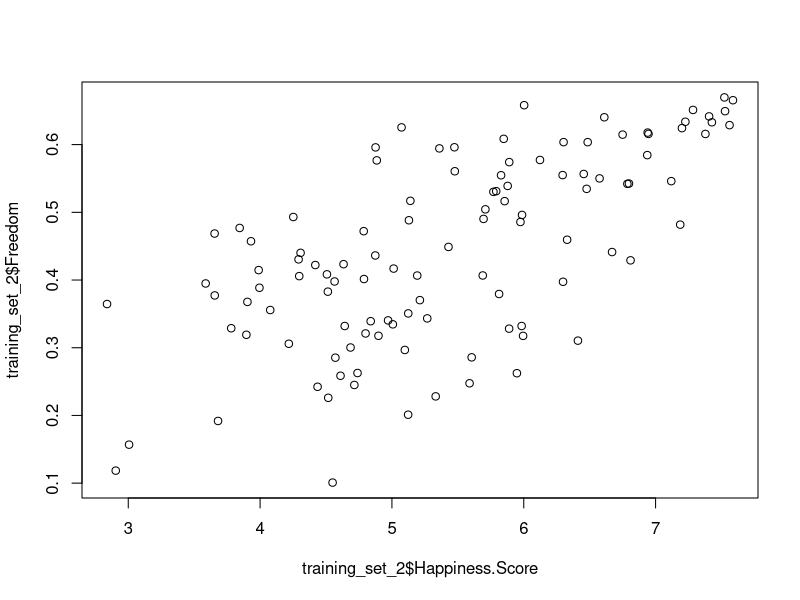
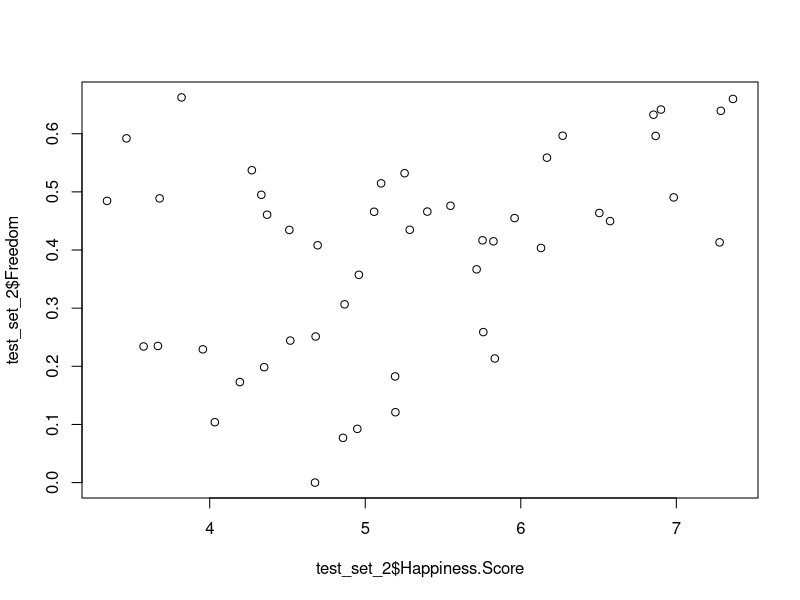
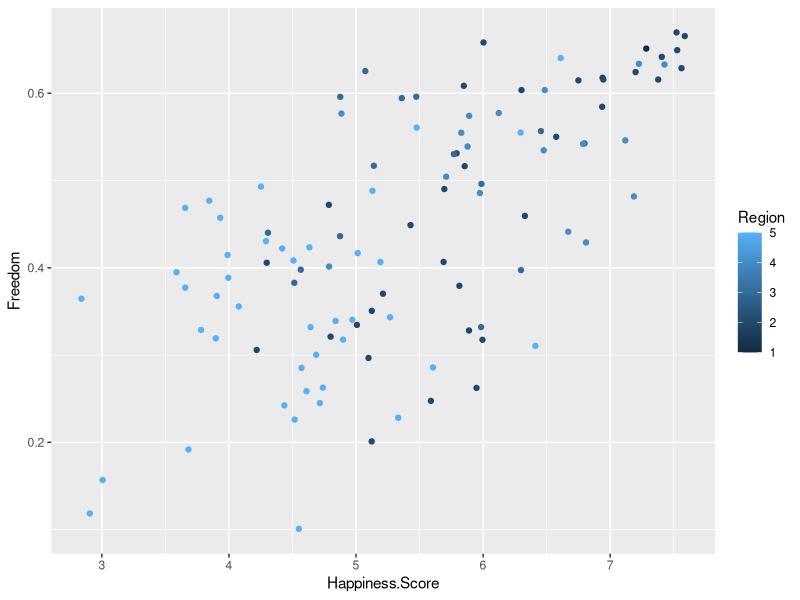
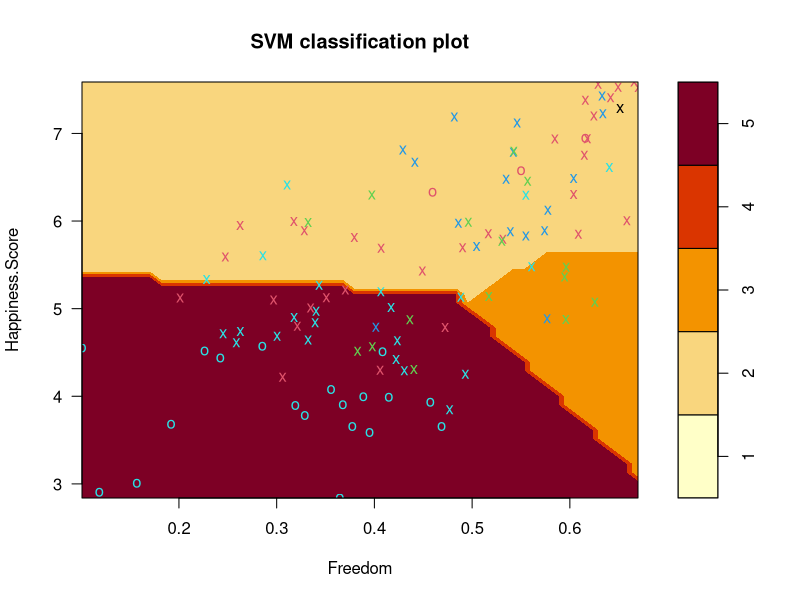
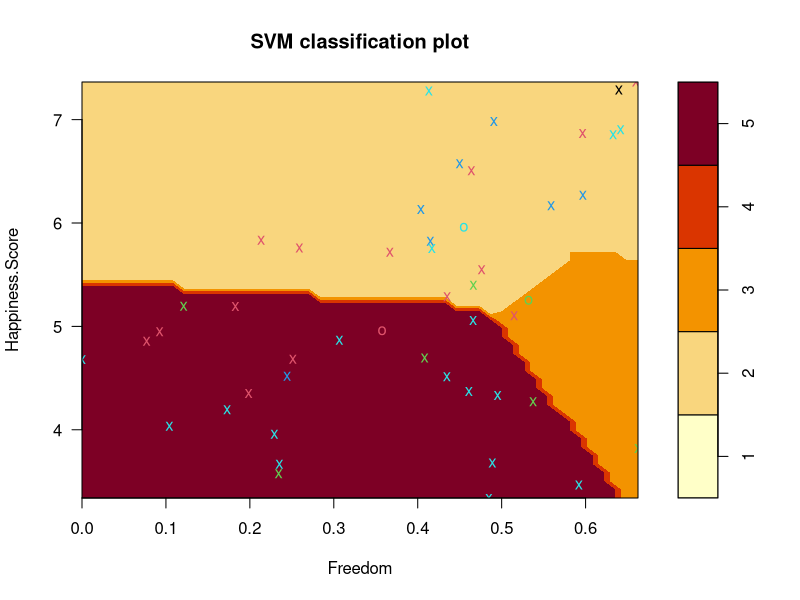
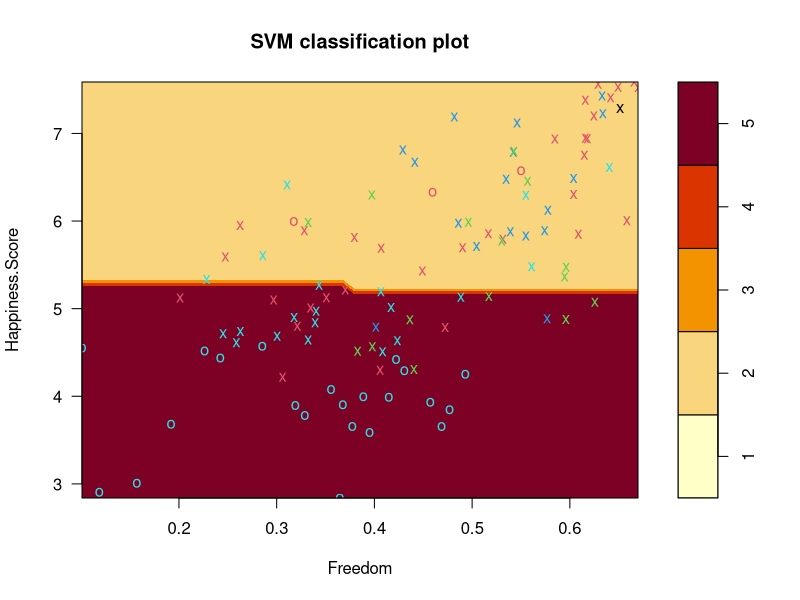
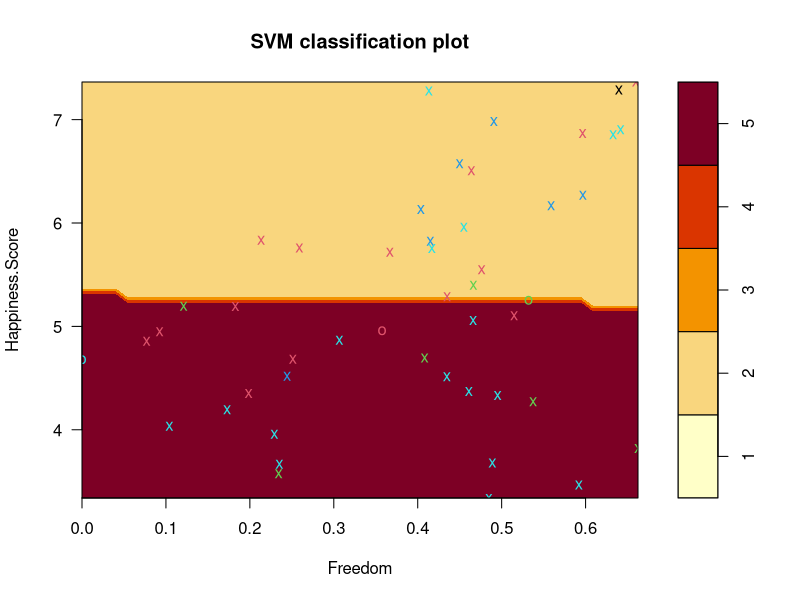
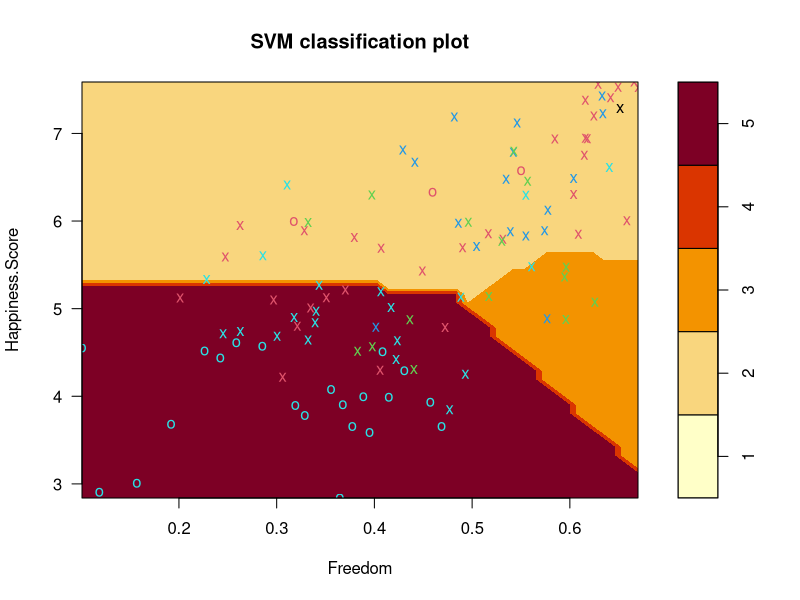

Source code (R) for these figures, in order:
#The World Happiness Report is a landmark survey of the state of global happiness. 
#The first report was published in 2012, the second in 2013, the third in 2015, and the fourth in the 2016 Update.
#The World Happiness 2017, which ranks 155 countries by their happiness levels, was released at the United Nations at an event celebrating International Day of Happiness on March 20th.


# Importing the dataset 
happiness <- read.csv("happiness.csv", header = TRUE, sep = ",") 
happiness <- happiness[3:5] # Taking columns 2-5 for implementation
happiness

str(happiness)


# Normally we encoding the target feature as factor but here it has already been factor

happiness$Region
happiness$Region[happiness$Region == "Australia and New Zealand"] <- 1
happiness$Region[happiness$Region == "Europe"] <- 2
happiness$Region[happiness$Region == "Asia"] <- 3
happiness$Region[happiness$Region == "America"] <- 4
happiness$Region[happiness$Region == "Africa"] <- 5




happiness$Region<-as.numeric(happiness$Region)
happiness$Region
str(happiness)

# Splitting the dataset into the Training set and Test set 
install.packages('caTools') 
library(caTools) 

set.seed(100) 
split = sample.split(happiness$Region, SplitRatio = 0.70) 

training_set_2 = subset(happiness, split == TRUE) 
test_set_2 = subset(happiness, split == FALSE)

split
training_set_2
test_set_2

# Fitting SVM to the Training set 
install.packages('e1071') 
library(e1071) 

#Linear Support Vector Machines Classifier

classifier_happiness <- svm(formula =Region ~ ., 
                  data = training_set_2, 
                  type = 'C-classification', 
                  kernel = 'linear') 

classifier_happiness

# Predicting the Test set results 
region_prediction = predict(classifier_happiness, newdata = test_set_2) 
region_prediction

# Making the Confusion Matrix 
confusion_matrix_2 = table(test_set_2[, 3],region_prediction) 
confusion_matrix_2

#We determine performance of the model by calculating accuracy.
accurancy_rate_2<-sum(diag(confusion_matrix_2))/sum(confusion_matrix_2)
accurancy_rate_2

#We calculate missclassification by using accurancy
1-accurancy_rate_2



#Visualization of data with SVM classification
library(ggplot2)

plot(training_set_2$Happiness.Score,training_set_2$Freedom)
plot(test_set_2$Happiness.Score,test_set_2$Freedom)


ggplot(data = training_set_2)+
  geom_point(aes(x =Happiness.Score, y =Freedom,color=Region))

classifier_happiness <- svm(formula =Region ~ ., 
                  data = training_set_2, 
                  type = 'C-classification', 
                  kernel = 'linear') 

classifier_happiness

plot(classifier_happiness,training_set_2)
plot(classifier_happiness,test_set_2)

classifier_happiness_2 <- svm(formula =Region ~ ., 
                    data = training_set_2, 
                    type = 'C-classification', 
                    kernel = 'linear',
                    scale = FALSE)

classifier_happiness_2

plot(classifier_happiness_2,training_set_2)
plot(classifier_happiness_2,test_set_2)

classifier_happiness_3 <- svm(formula =Region ~ ., 
                    data = training_set_2, 
                    type = 'C-classification', 
                    kernel = 'linear',
                    cost=10)

classifier_happiness_3

plot(classifier_happiness_3,training_set_2)
plot(classifier_happiness_3,test_set_2)

classifier_happiness_4 <- svm(formula =Region ~ ., 
                    data = training_set_2, 
                    type = 'C-classification', 
                    kernel = 'linear',
                    cost=10,
                    scale=FALSE) 

classifier_happiness_4

plot(classifier_happiness_4,training_set_2)
plot(classifier_happiness_4,test_set_2)


#Non-Linear(Radial) Support Vector Machine Classifier

classifier_happiness_5 <- svm(formula =Region ~ ., 
                    data = training_set_2, 
                    type = 'C-classification', 
                    kernel = "radial") 

classifier_happiness_5

# Predicting the Test set results 
region_prediction_2 = predict(classifier_happiness_5, newdata = test_set_2) 
region_prediction_2

# Making the Confusion Matrix 
confusion_matrix_3 = table(test_set_2[, 3],region_prediction_2) 
confusion_matrix_3

#We determine performance of the model by calculating accuracy.
accurancy_rate_3<-sum(diag(confusion_matrix_3))/sum(confusion_matrix_3)
accurancy_rate_3

#We calculate missclassification by using accurancy
1-accurancy_rate_3

plot(classifier_happiness_5,training_set_2)
plot(classifier_happiness_5,test_set_2)


#Non-Linear(Polynomial) Support Vector Machine Classifier


classifier_happiness_6 <- svm(formula =Region ~ ., 
                    data = training_set_2, 
                    type = 'C-classification', 
                    kernel = "polynomial") 

classifier_happiness_6

# Predicting the Test set results 
region_prediction_3 = predict(classifier_happiness_6, newdata = test_set_2) 
region_prediction_3

# Making the Confusion Matrix 
confusion_matrix_4 = table(test_set_2[, 3],region_prediction_3) 
confusion_matrix_4

#We determine performance of the model by calculating accuracy.
accurancy_rate_4<-sum(diag(confusion_matrix_4))/sum(confusion_matrix_4)
accurancy_rate_4

#We calculate missclassification by using accurancy
1-accurancy_rate_4


plot(classifier_happiness_6,training_set_2)
plot(classifier_happiness_6,test_set_2)


#Non-Linear(Sigmoid) Support Vector Machine Classifier


classifier_happiness_7 <- svm(formula =Region ~ ., 
                              data = training_set_2, 
                              type = 'C-classification', 
                              kernel = "sigmoid") 

classifier_happiness_7

# Predicting the Test set results 
region_prediction_4 = predict(classifier_happiness_7, newdata = test_set_2) 
region_prediction_4

# Making the Confusion Matrix 
confusion_matrix_5 = table(test_set_2[, 3],region_prediction_4) 
confusion_matrix_5

#We determine performance of the model by calculating accuracy.
accurancy_rate_5<-sum(diag(confusion_matrix_5))/sum(confusion_matrix_5)
accurancy_rate_5

#We calculate missclassification by using accurancy
1-accurancy_rate_5


plot(classifier_happiness_7,training_set_2)
plot(classifier_happiness_7,test_set_2)
